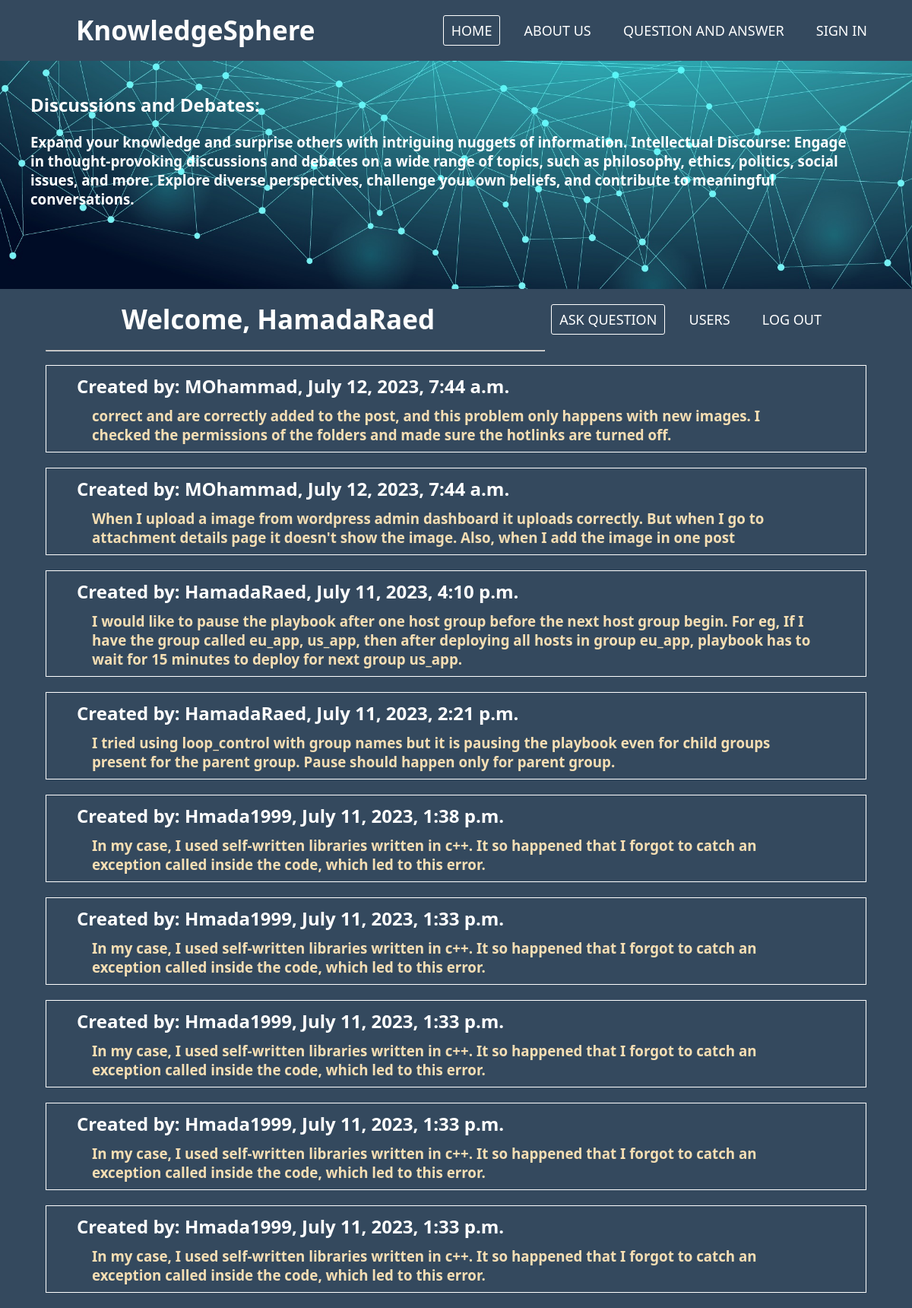
The app's page /displayAllQuestion (signed in) with its own data.
### soloapp/models.py (models this page shows)
class User(models.Model):
    username = models.CharField(max_length=255)
    email = models.CharField(max_length=255)
    password = models.CharField(max_length=255)
    created_at = models.DateTimeField(auto_now_add=True)
    updated_at = models.DateTimeField(auto_now=True)
    objects = UserManager()

class Question(models.Model):
    message_text = models.TextField()
    desc = models.TextField()
    user = models.ForeignKey(User, related_name='messages', on_delete = models.CASCADE)
    created_at = models.DateTimeField(auto_now_add=True)
    updated_at = models.DateTimeField(auto_now=True)

### soloapp/views.py (the view)
# urls.py: path('displayAllQuestion', views.displayAllQuestion),
def displayAllQuestion(request):
    orderedQuestion = Question.objects.order_by('-created_at')
    content ={
        'questions' : orderedQuestion,
        'user' : User.objects.get(id=request.session['user']),
    }
    return render(request, 'displayAllQuestion.html', content)

### soloapp/templates/displayAllQuestion.html (shortened to what this page needs)
<!DOCTYPE html>
<html lang="en">
<head>
    {% load static %}
    <link rel="stylesheet" href="{% static 'css/index.css' %}">
    <link rel="stylesheet" href="https://cdnjs.cloudflare.com/ajax/libs/font-awesome/4.7.0/css/font-awesome.min.css">
</head>
<body>
    <main>
        <nav>
            <label class="logo">KnowledgeSphere</label>
            <ul>
                <li><a href="/" class="active">Home</a></li>
                <li><a href="/displayAboutUs">About us</a></li>
                <li><a href="displayAllQuestion">Question and Answer</a></li>
                <li><a href="/signin">Sign in</a></li>
            </ul>
        </nav>
        <section>
            <header>
                <div>
                    <h1>Discussions and Debates:</h1>
                    <h3>Expand your knowledge and surprise others with intriguing nuggets of information. Intellectual
                        Discourse: Engage in thought-provoking discussions and debates on a wide range of
                        topics, such as
                        philosophy, ethics, politics, social issues, and more. Explore diverse perspectives, challenge
                        your own beliefs, and
                        contribute to meaningful conversations.</h3>
                </div>
            </header>
        </section>
        <div class="container">
            <div class="content">
                <nav>
                    <label class="logo">Welcome, {{user.username}}</label>
                    <ul>
                        <li><a href="/displayFormQuestion" class="active">Ask Question</a></li>
                        <li><a href="/displayUsers">Users</a></li>
                        <li><a href="/distroy">Log Out</a></li>
                    </ul>
                    <hr>
                </nav>
                {% for question in questions%}
                <div class="question">
                    <ul class="listQuestion">
                        <h2>Created by: {{question.user.username}}, {{question.created_at}} </h2>
                        <a href="/displayAnswerFrom/{{question.id}}">
                            <h3>{{question.message_text}}</h3>
                        </a>
                    </ul>
                </div>
                {% endfor %}
            </div>
        </div>
    </main>
</body>
</html>

### soloapp/static/css/index.css (style rules this page uses)
* { margin: 0px; padding: 0px; box-sizing: border-box; text-decoration: none; list-style: none; }
body { background-color: #34495e; font-family: system-ui, -apple-system, BlinkMacSystemFont, 'Segoe UI', Roboto, Oxygen, Ubuntu, Cantarell, 'Open Sans', 'Helvetica Neue', sans-serif; }
nav { height: 80px; width: 100%; background-color: #34495e; }
label.logo { font-size: 35px; font-weight: bold; color: white; padding: 0 100px; line-height: 80px; }
nav ul { float: right; margin-right: 40px; }
nav li { display: inline-block; margin: 0 8px; line-height: 80px; }
nav a { color: white; font-size: 18px; text-transform: uppercase; border: 1px solid transparent; padding: 7px 10px; border-radius: 3px; }
a.active, a:hover { border: 1px solid white; transition: .5s; }
section { height: 300px; background-image: url(../imgs/backdround.jpg); background-repeat: no-repeat; background-size: cover; }
header { display: flex; width: 90%; position: relative; top: 40px; left: 40px; color: white; justify-content: space-between; }
h1 { margin-bottom: 20px; }
.container { width: 100%; display: flex; flex-direction: column; }
.content { width: 90%; margin: auto; position: relative; }
.question { display: flex; width: 100%; margin: 20px auto; border: 1px solid white; }
.question h2 { color: white; margin: 10px 40px; }
.question h3 { color: wheat; margin: 10px 60px; }

### records on screen
User: username "HamadaRaed"
Question: user.username "MOhammad", created_at "July 12, 2023, 7:44 a.m.", message_text "correct and are correctly added to the post, and this problem only happens with new images. I checked the permissions of the folders and made sure the hotlinks are turned off."
Question: user.username "MOhammad", created_at "July 12, 2023, 7:44 a.m.", message_text "When I upload a image from wordpress admin dashboard it uploads correctly. But when I go to attachment details page it doesn't show the image. Also, when I add the image in one post"
Question: user.username "HamadaRaed", created_at "July 11, 2023, 4:10 p.m.", message_text "I would like to pause the playbook after one host group before the next host group begin. For eg, If I have the group called eu_app, us_app, then after deploying all hosts in group eu_app, playbook has to wait for 15 minutes to deploy for next group us_app."
Question: user.username "HamadaRaed", created_at "July 11, 2023, 2:21 p.m.", message_text "I tried using loop_control with group names but it is pausing the playbook even for child groups present for the parent group. Pause should happen only for parent group."
Question: user.username "Hmada1999", created_at "July 11, 2023, 1:38 p.m.", message_text "In my case, I used self-written libraries written in c++. It so happened that I forgot to catch an exception called inside the code, which led to this error."
Question: user.username "Hmada1999", created_at "July 11, 2023, 1:33 p.m.", message_text "In my case, I used self-written libraries written in c++. It so happened that I forgot to catch an exception called inside the code, which led to this error."
Question: user.username "Hmada1999", created_at "July 11, 2023, 1:33 p.m.", message_text "In my case, I used self-written libraries written in c++. It so happened that I forgot to catch an exception called inside the code, which led to this error."
Question: user.username "Hmada1999", created_at "July 11, 2023, 1:33 p.m.", message_text "In my case, I used self-written libraries written in c++. It so happened that I forgot to catch an exception called inside the code, which led to this error."
Question: user.username "Hmada1999", created_at "July 11, 2023, 1:33 p.m.", message_text "In my case, I used self-written libraries written in c++. It so happened that I forgot to catch an exception called inside the code, which led to this error."
